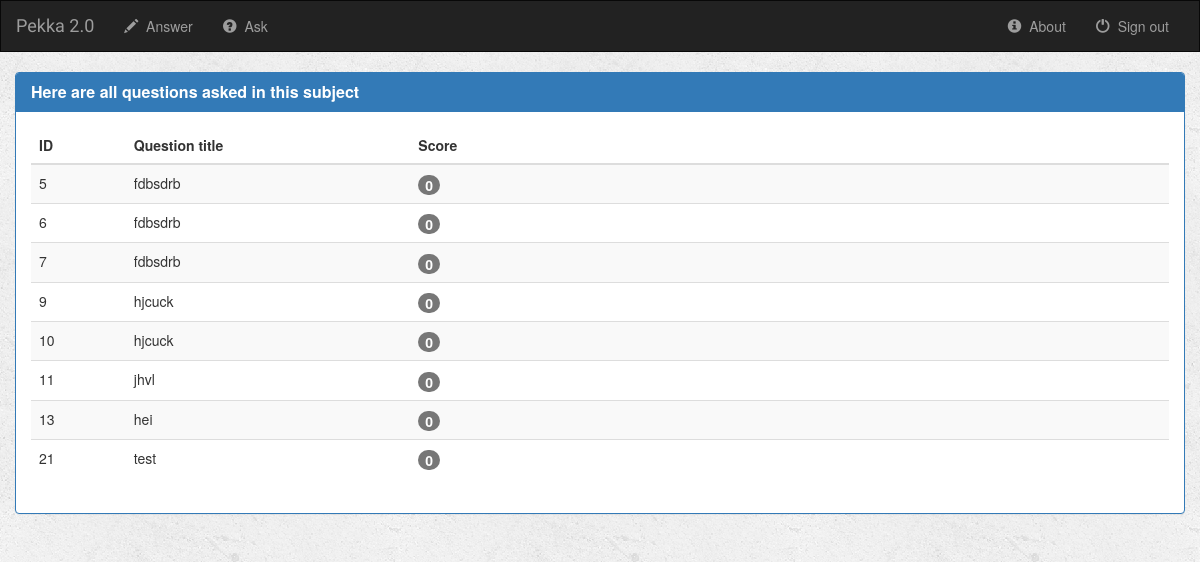
The page /pekka/TDT4145_a/ on the database its author committed.
### pekka/models.py (models this page shows, shortened)
class Question(models.Model):
    author = models.ForeignKey(User, default=1)
    question_title = models.CharField(max_length=100)
    question_content = models.CharField(max_length=2000)
    is_answered = models.BooleanField(default=False)
    sub_code = models.CharField(max_length=10)
    ask_time = models.DateTimeField(default='2017-4-17T09:21:31+0000')
    def get_score(self):
        up = QuestionVotes.objects.filter(question=self, val=+1)
        down = QuestionVotes.objects.filter(question=self, val=-1)
        res = up.count()-down.count()
        return res

### pekka/views.py (the view)
def course_a(request, sub_code):
    all_questions_with_sub_code = Question.objects.filter(sub_code=sub_code)
    context = {
        'all_questions_with_sub_code': all_questions_with_sub_code,
        'sub_code': sub_code
    }
    return render(request, 'courses/course_a.html', context=context)

### pekka/templates/courses/course_a.html (shortened to what this page needs)
{% extends 'html_pages/base.html' %}
{% block body %}
<div class="container-fluid">
    <div class="row">
        <div class="col-sm-12">
            {% if all_questions_with_sub_code %}
                <div class="panel panel-primary">
                    <div class="panel-heading">
                        <h3 class="panel-title"><b>Here are all questions asked in this subject</b></h3>
                    </div>
                    <div class="panel-body">
                        <table class="table table-striped table-hover">
                            <thead>
                            <tr>
                                <th class="col-sm-1">ID</th>
                                <th class="col-sm-3">Question title</th>
                                <th class="col-sm">Score</th>
                            </tr>
                            </thead>
                            <tbody>
                            {% for question in all_questions_with_sub_code|dictsortreversed:"get_score" %}
                                <tr class="clickable_row" data-href="{% url 'pekka:detail' question.id %}">
                                    <td>{{ question.id }}</td>
                                    <td>{{ question.question_title }}</td>
                                    <td><span class="badge tablebadge" id="tablebadge">{{ question.get_score }}</span></td>
                                </tr>
                            {% endfor %}
                            </tbody>
                        </table>
                    </div>
                </div>
            {% else %}
                <div class="col-sm-4 centerpanel">
                    <div class="alert alert-danger" role="alert" align="center">
                        <p><strong>There are no questions asked in this subject yet</strong></p>
                    </div>
                </div>
            {% endif %}
        </div>
    </div>
</div>
{% endblock %}

### pekka/static/elements/style.css (style rules this page uses)
body { background: white url("images/background.png"); }
.tablebadge { font-size: 14px; }

### rows shown on the page
Question: id "5", question_title "fdbsdrb", get_score "0"
Question: id "6", question_title "fdbsdrb", get_score "0"
Question: id "7", question_title "fdbsdrb", get_score "0"
Question: id "9", question_title "hjcuck", get_score "0"
Question: id "10", question_title "hjcuck", get_score "0"
Question: id "11", question_title "jhvl", get_score "0"
Question: id "13", question_title "hei", get_score "0"
Question: id "21", question_title "test", get_score "0"
